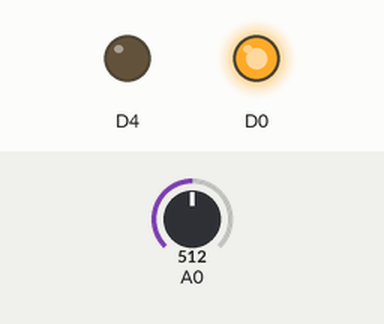
This sketch was run on a simulated ESP8266 (NodeMCU). Shown: output pins drawn as LEDs (lit = HIGH). The test bench sets the inputs (shaded band); at power-on: A0 = 512.

Above: at 1.8 s.
1.9 s: A0 set to 107
3.4 s: A0 set to 88
At 4.8 s:
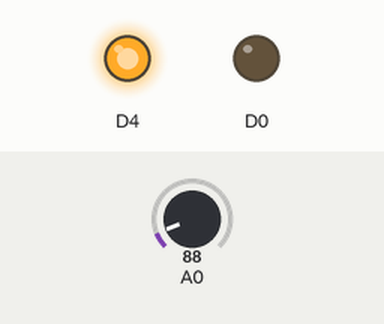
5.5 s: A0 set to 110
At 6.4 s:
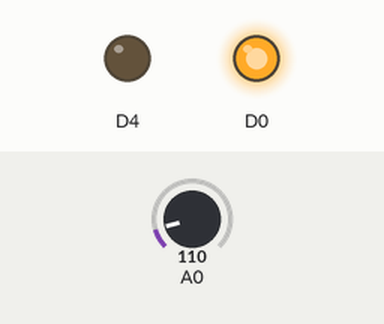
7.5 s: A0 set to 90
At 9.1 s:
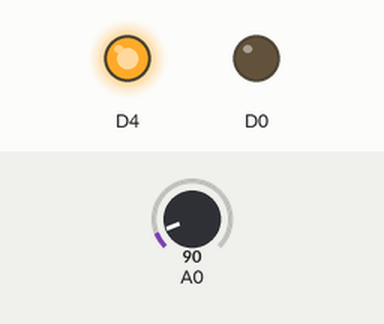
Timing chart, 0 to 10.5 s (numbered marks = the images above; inputs shaded):
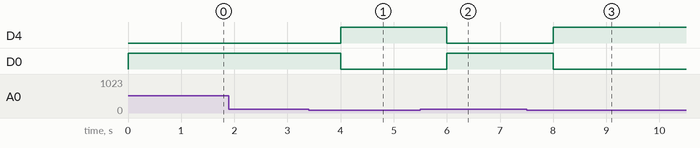

Measured:
- the behaviour switches between 100 and 99 on A0 (found by bisection; images 0 and 1)
- after the input at 1.9 s, every drawn part: stays the same
- after the input at 3.4 s, D4: LOW → HIGH after 0.60 s; D0: HIGH → LOW after 0.60 s
- after the input at 5.5 s, D4: HIGH → LOW after 0.50 s; D0: LOW → HIGH after 0.50 s
- after the input at 7.5 s, D4: LOW → HIGH after 0.50 s; D0: HIGH → LOW after 0.50 s

The sketch:

wifiirsen.ino
```cpp
void setup()
{
pinMode(D0,OUTPUT);
pinMode(D4,OUTPUT);
}
void loop()
{
  float val=analogRead(A0);
  if(val>100)
  {
digitalWrite(D0,HIGH);
digitalWrite(D4,LOW);
delay(1000);
  }
  else if(val<100)
  {
digitalWrite(D0,LOW);
digitalWrite(D4,HIGH);
delay(1000);
}
}
```
